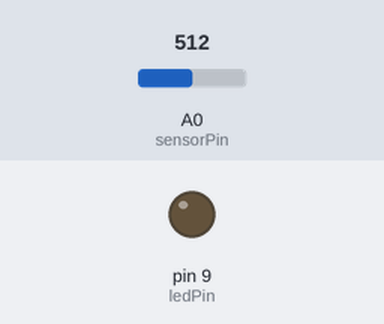
A sketch run on a simulated Arduino Uno, built with avr-gcc and run on an emulated ATmega328P. On the bench: output pins drawn as LEDs (lit = HIGH). The inputs (shaded band) are chosen by the test bench; at power-on: A0 (sensorPin) = 512. What the sketch prints to the serial monitor is not drawn.

Above: at 1.2 s.
1.3 s: A0 (sensorPin) set to 306
Timing chart, 0 to 4.3 s (numbered marks = the images above; inputs shaded):
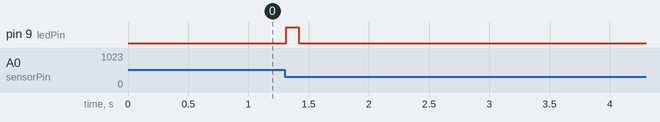

The sketch:

STEP.ino
```cpp
const int sensorPin = A0;  // Analog pin to read voltage
const int ledPin = 9;      // Digital pin for LED
const float R_shunt = 10.0;  // Shunt resistor in ohms (10Ω)
const float voltageRef = 5.0; // Assuming 5V reference
float lastCurrent = 0.0;  // Store last measured current
const float threshold = 0.01;  // Current drop threshold in Amps (10mA)

void setup() {
    Serial.begin(9600);
    pinMode(ledPin, OUTPUT);
}

void loop() {
    // Read voltage at A0
    float Vout = analogRead(sensorPin) * (voltageRef / 1023.0);

    // Calculate current using Ohm’s Law: I = V / R_shunt
    float current = Vout / R_shunt;

    // Detect sudden current drop
    if ((lastCurrent - current) > threshold) {
        digitalWrite(ledPin, HIGH);  // Turn on LED
        Serial.println("Sudden Drop Detected! LED ON");
    } else {
        digitalWrite(ledPin, LOW);  // Turn off LED
    }

    // Update previous current value
    lastCurrent = current;

    // Print values to Serial Monitor
    Serial.print("Current: ");
    Serial.print(current, 6); // 6 decimal places
    Serial.println(" A"); // Amps

    delay(100); // Small delay to stabilize readings
}
```

Measured:
- after the input at 1.3 s, pin 9 (ledPin): LOW → HIGH at once, → LOW 0.10 s later
